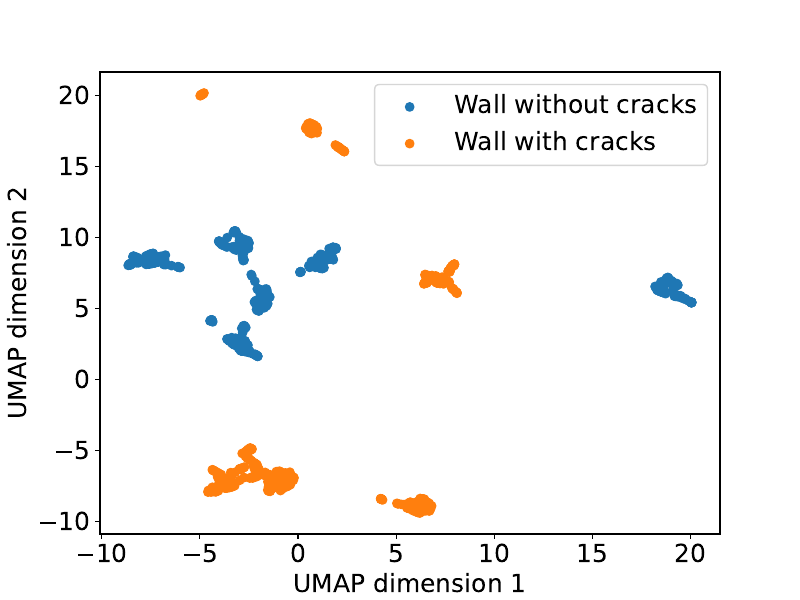

The script that saved this image:
import numpy as np
from sklearn.pipeline import make_pipeline
import matplotlib.pyplot as plt
import scipy.stats as stats
from sklearn import preprocessing, metrics
from sklearn.metrics import (precision_recall_curve, PrecisionRecallDisplay)
from sklearn.metrics import roc_auc_score, roc_curve, precision_recall_curve
from sklearn.metrics import confusion_matrix, average_precision_score, auc
import seaborn as sns
from sklearn.model_selection import train_test_split
from sklearn.metrics import accuracy_score, precision_score, recall_score, f1_score, cohen_kappa_score, roc_auc_score, confusion_matrix
from sklearn.metrics import plot_confusion_matrix, ConfusionMatrixDisplay
from sklearn.preprocessing import MinMaxScaler, StandardScaler
from sklearn.svm import SVC
import pickle
from sklearn.linear_model import LogisticRegression
from sklearn.tree import DecisionTreeClassifier
from sklearn.neighbors import KNeighborsClassifier
from sklearn.ensemble import RandomForestClassifier
from sklearn.inspection import permutation_importance
import pandas as pd
from sklearn.manifold import TSNE
import umap
import umap.plot
from umap import UMAP
import plotly.express as px


good_file_1=open('./baker_hall/good_wall.pkl', 'rb')
good_file_11=open('./baker_hall/TestData_1/good_wall.pkl', 'rb')
good_file_2=open('./office_wall/good_wall.pkl', 'rb')
good_file_22=open('./office_wall/TestData_1/good_wall.pkl', 'rb')
good_file_3=open('./baker_brics/good_wall.pkl', 'rb')
good_file_33=open('./baker_brics/TestData_1/good_wall.pkl', 'rb')
good_acc_gyro_1=pickle.load(good_file_1)
good_acc_gyro_11=pickle.load(good_file_11)
good_acc_gyro_2=pickle.load(good_file_2)
good_acc_gyro_22=pickle.load(good_file_22)
good_acc_gyro_3=pickle.load(good_file_3)
good_acc_gyro_33=pickle.load(good_file_33)
good_acc_gyro = np.concatenate([good_acc_gyro_1, good_acc_gyro_11, good_acc_gyro_2, good_acc_gyro_22, good_acc_gyro_3, good_acc_gyro_33], axis=0)
good_len = good_acc_gyro.shape[0]
good_y = np.ones((good_len, 1), dtype=int)

bad_file_1=open('./baker_hall/bad_wall.pkl', 'rb')
bad_file_11=open('./baker_hall/TestData_1/bad_wall.pkl', 'rb')
bad_file_2=open('./office_wall/bad_wall.pkl', 'rb')
bad_file_22=open('./office_wall/TestData_1/bad_wall.pkl', 'rb')
bad_file_3=open('./baker_brics/bad_wall.pkl', 'rb')
bad_file_33=open('./baker_brics/TestData_1/bad_wall.pkl', 'rb')
bad_acc_gyro_1=pickle.load(bad_file_1)
bad_acc_gyro_11=pickle.load(bad_file_11)
bad_acc_gyro_2=pickle.load(bad_file_2)
bad_acc_gyro_22=pickle.load(bad_file_22)
bad_acc_gyro_3=pickle.load(bad_file_3)
bad_acc_gyro_33=pickle.load(bad_file_33)
bad_acc_gyro = np.concatenate([bad_acc_gyro_1, bad_acc_gyro_11, bad_acc_gyro_2, bad_acc_gyro_22, bad_acc_gyro_3, bad_acc_gyro_33], axis=0)
bad_len = bad_acc_gyro.shape[0]
bad_y = np.zeros((bad_len, 1), dtype=int)

#normalization
scaler_good = MinMaxScaler()
scaler_good.fit(good_acc_gyro)
good_acc_gyro = scaler_good.transform(good_acc_gyro)

#normalization
scaler_bad = MinMaxScaler()
scaler_bad.fit(bad_acc_gyro)
bad_acc_gyro = scaler_bad.transform(bad_acc_gyro)

#good_embed = TSNE(n_components=2, learning_rate='auto', init='random').fit_transform(good_acc_gyro)
#bad_embed = TSNE(n_components=2, learning_rate='auto', init='random').fit_transform(bad_acc_gyro)

print(good_acc_gyro.shape)
x = np.concatenate([good_acc_gyro, bad_acc_gyro], axis=0)#[:,1:17]
#y = np.concatenate([good_y, bad_y], axis=0).flatten()
good_l = good_acc_gyro.shape[0]
total_l = x.shape[0]



fig, ax = plt.subplots(figsize=(8,6))

reducer = umap.UMAP()
embed = reducer.fit_transform(x)
plt.scatter(embed[1:good_l, 0], embed[1:good_l,1], label='Wall without cracks')
plt.scatter(embed[good_l:total_l, 0], embed[good_l:total_l,1], label='Wall with cracks')
plt.xlabel('UMAP dimension 1', fontsize=18)
plt.ylabel('UMAP dimension 2', fontsize=18)
plt.xticks(fontsize=18)
plt.yticks(fontsize=18)
plt.legend(fontsize=18)
plt.savefig('plot_umap.pdf')
fig.subplots_adjust(left=0.15)
#fig.subplots_adjust(bottom=0.15)
plt.show()





#plt.xticks(fontsize=18)
#plt.yticks(fontsize=18)
#plt.xlim([-25, 25])
#plt.ylim([-25, 25])
#plt.savefig('tsne_three_pattern.pdf')
#fig.subplots_adjust(left=0.15)
#fig.subplots_adjust(bottom=0.15)
plt.show()
